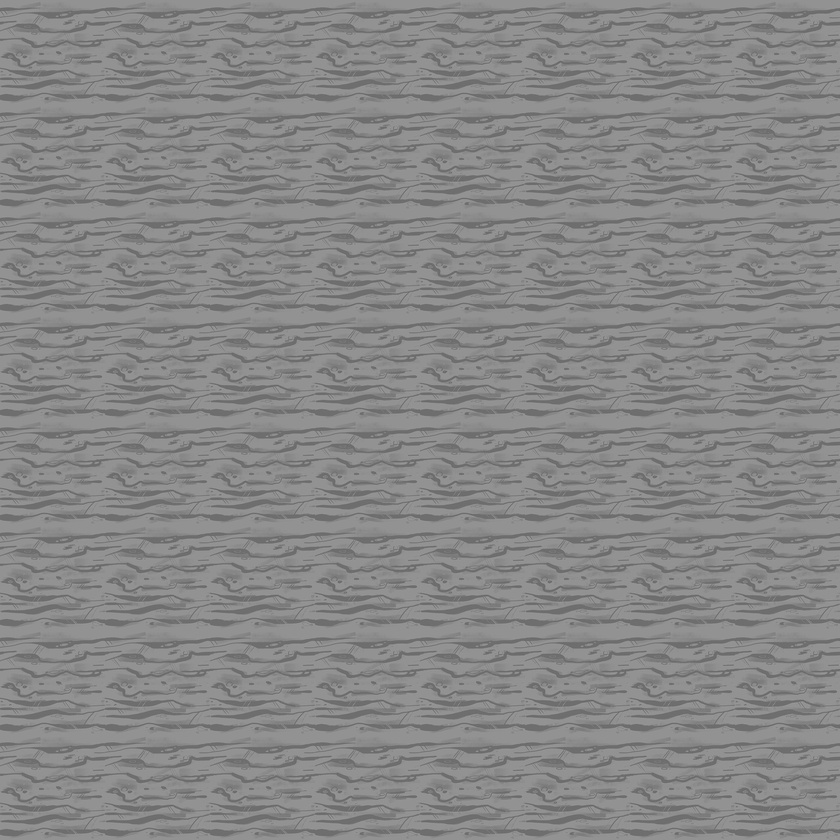
#> input picture assets/bad_ground.jpg, 840 x 840 px, shrunk from 4096 x 4096 before the run
$ python new.py bad_ground.jpg
#> lines starting #> are read from the running program, lines starting #| are printed output that depends on the picture
import cv2
import sys
import numpy as np

inp = sys.argv[1]

im = cv2.imread(inp)
#> im is the input picture: shape (840, 840, 3); min 96, max 158, mean 135.1

res = np.hstack((im, im))
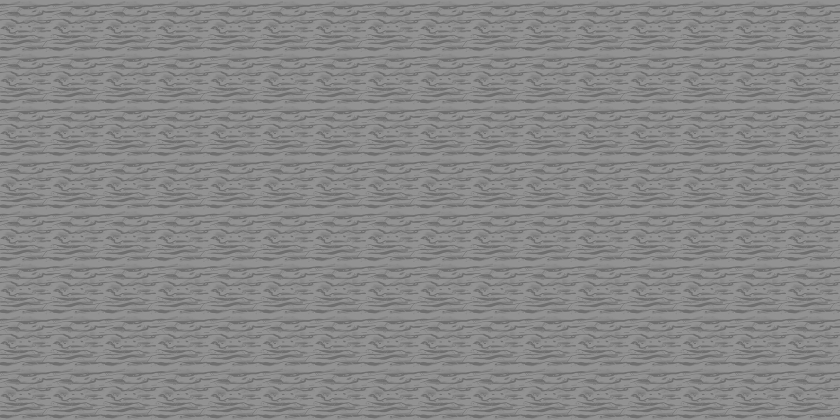
#> res: shape (840, 1680, 3) (shown at 1/2 size); min 96, max 158, mean 135.1
res = np.hstack((res, im))
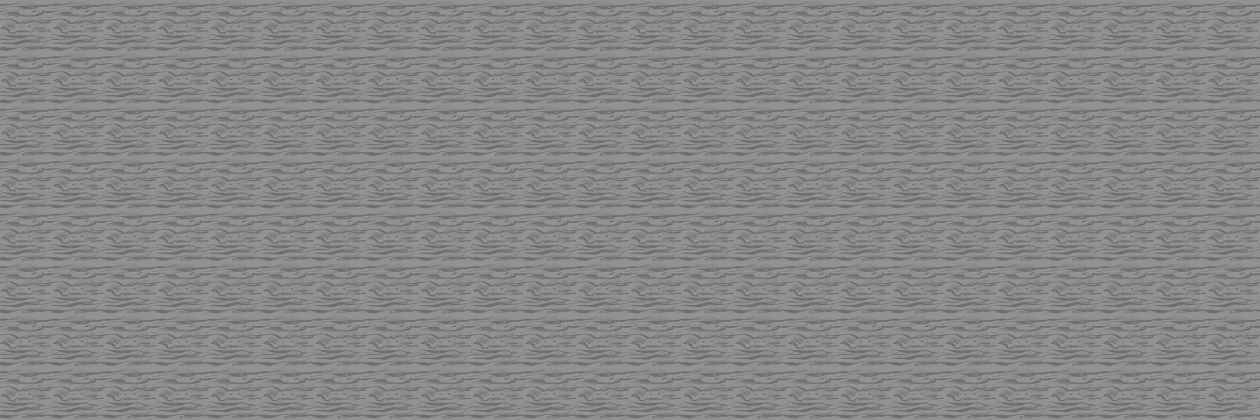
#> res: shape (840, 2520, 3) (shown at 1/2 size); min 96, max 158, mean 135.1

res2 = np.vstack((res, res))
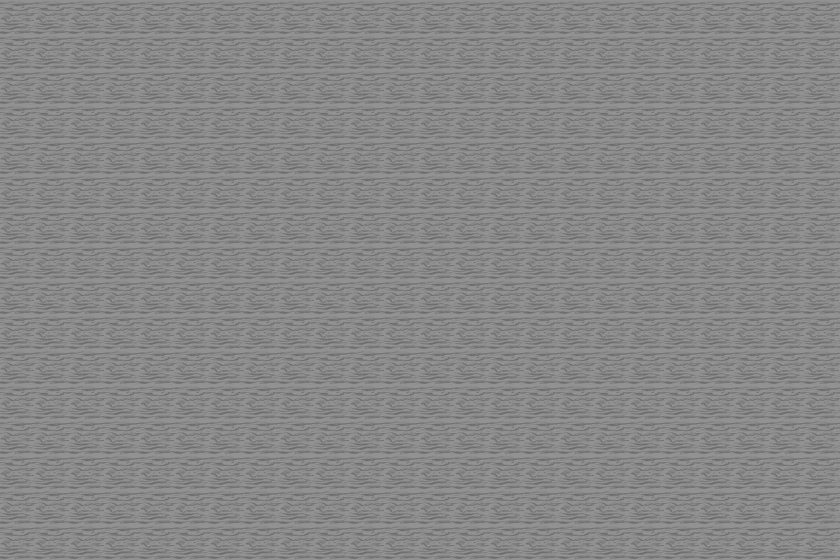
#> res2: shape (1680, 2520, 3) (shown at 1/3 size); min 96, max 158, mean 135.1
res2 = np.vstack((res2, res))
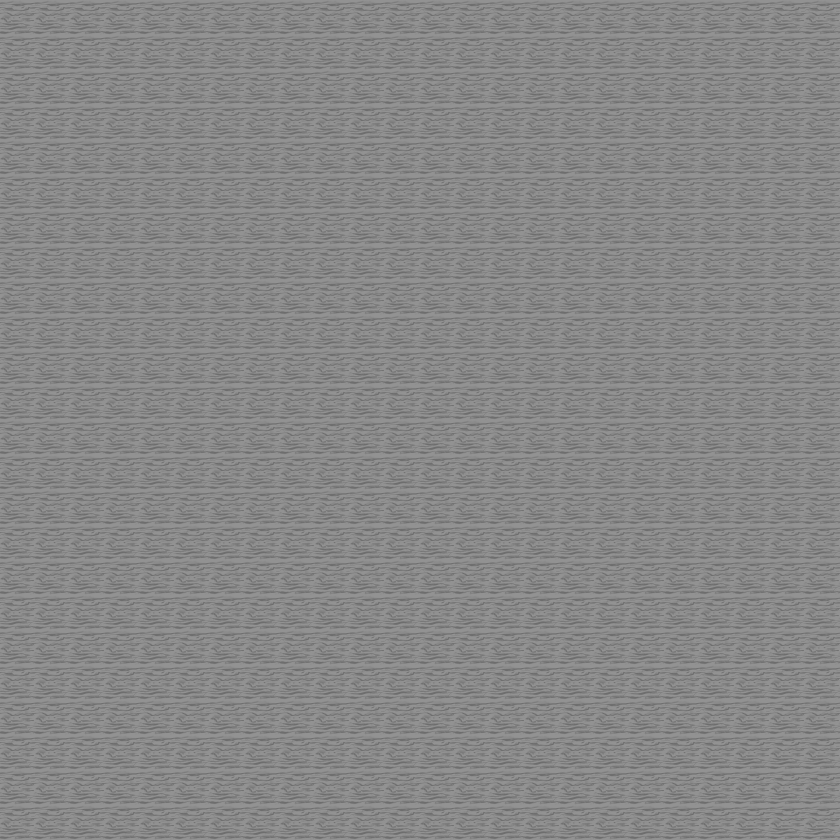
#> res2: shape (2520, 2520, 3) (shown at 1/3 size); min 96, max 158, mean 135.1

cv2.imwrite("darkfloor.png", res2)

$ run again, on assets/good_ground.jpg
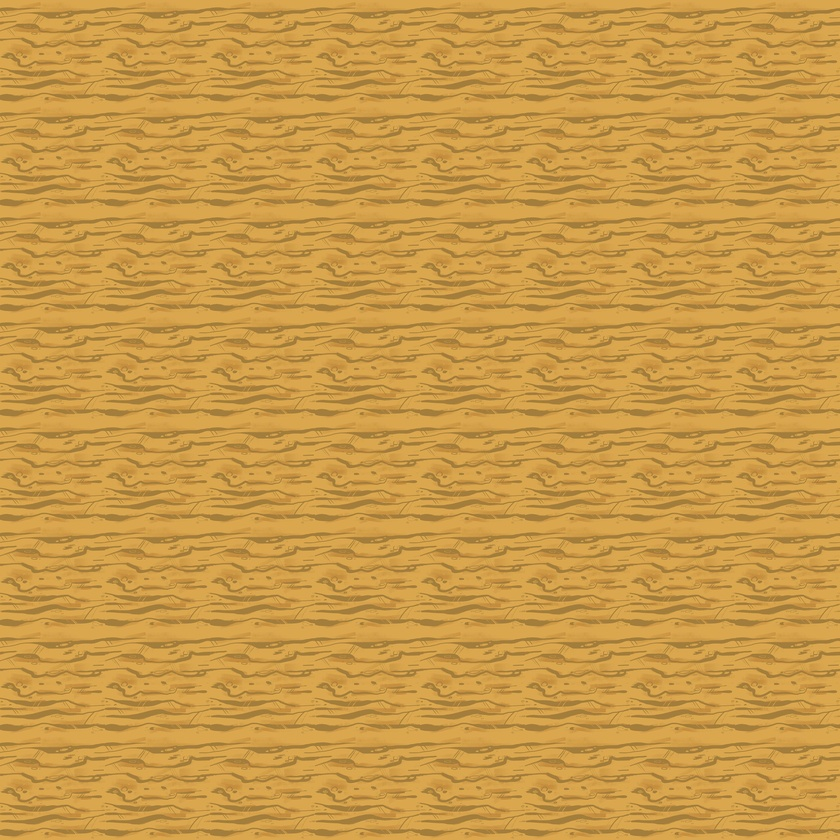
#> input picture assets/good_ground.jpg, 840 x 840 px, shrunk from 4096 x 4096 before the run
#> im is the input picture: shape (840, 840, 3); mean B, G, R 72.2, 154.1, 202.7
#> `res = np.hstack((res, im))`:
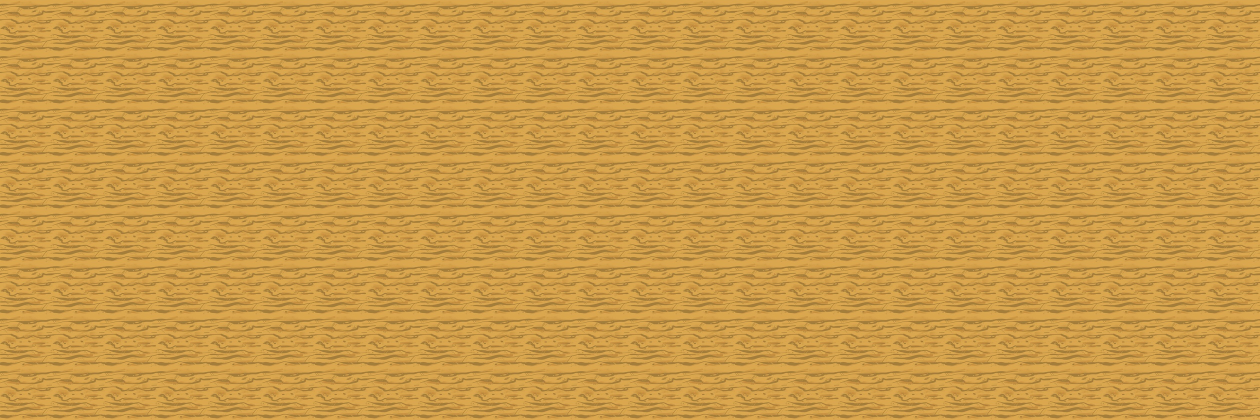
#> res: shape (840, 2520, 3) (shown at 1/2 size); mean B, G, R 72.2, 154.1, 202.7
#> `res2 = np.vstack((res2, res))`:
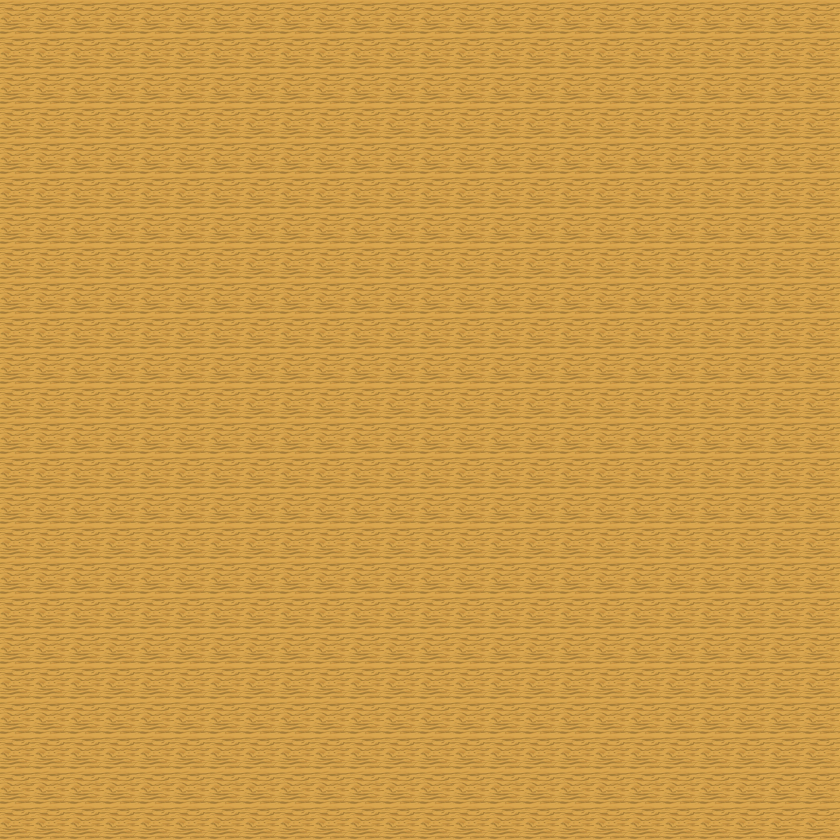
#> res2: shape (2520, 2520, 3) (shown at 1/3 size); mean B, G, R 72.2, 154.1, 202.7
